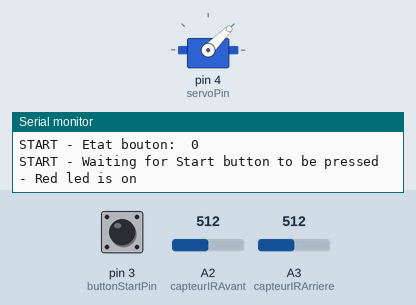
This sketch was run on a simulated Arduino Uno, built with avr-gcc and run on an emulated ATmega328P. Shown: servo, the last lines printed to the serial monitor. Inputs (shaded band) come from the test bench; at power-on: pin 3 (buttonStartPin) LOW, A3 (capteurIRArriere) = 512, A2 (capteurIRAvant) = 512.

Above: at 1.2 s.
1.3 s: pin 3 (buttonStartPin) pulled HIGH for 0.15 s
3.0 s: A3 (capteurIRArriere) set to 716
6.0 s: A2 (capteurIRAvant) set to 716
At 7.6 s:
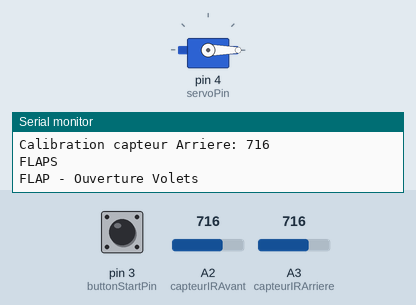
9.0 s: A3 (capteurIRArriere) set to 900
11.4 s: A2 (capteurIRAvant) set to 1023
Timing chart, 0 to 14.4 s (numbered marks = the images above; inputs shaded):
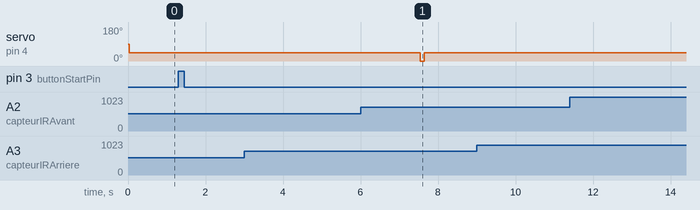

The sketch:

borobot2.ino
```cpp
// Variable Machine d'etat
#define DEBUG
//#define DEBUG_SEUIL
//#define SLOW

#define START 1
#define WAIT 2
#define FLAPS 3
#define BLINDATTACK 4
#define DETECTION 5
#define AVANCE 6
#define RECULE 7
#define TOURNE 8

int s_state, s_state_next, s_state_previous;

// Variable Gestion moteur
#define in1Pin 11  /* Moteur 1*/
#define in2Pin 12  /* Moteur 1*/
#define in3Pin 9  /* Moteur 2/Gauche*/
#define in4Pin 10 /* Moteur 2/Gauche*/

int moteur1[3] = {in1Pin, in2Pin},
    moteur2[3] = {in3Pin, in4Pin};


// Variable to calibrate IR capteur
#define capteurIRAvant A2
#define capteurIRArriere A3
int detection = 0; //1 capteur avant ; 2 capteur arriere ; 0 init calue
int status_detection; //flag de detection
// pointeur sur un entier pour acceder aux valeurs du tableau des valeurs de calibration
int *cal;


// LED
const int led1Pin = 7; //LED rouge
const int led2Pin = 8; //LED verte


// Bouton
const int buttonStartPin = 3;     // the number of the pushbutton pin à changer

// Attente
int attente =3000;

// Servo
// ne pas utiliser pin 9 et 10 pwm a cause du timer
// Import biblio gestion servo-moteur
#include <Servo.h>
//creation de l'objet servo
Servo servo;
const int servoPin=4; // VALEUR A VERIFIER


#define VOLETS_LOCKED 45
#define VOLETS_OPENED 0


void setup() {
  #ifdef DEBUG
    Serial.begin(9600 );
  #endif
  #ifdef DEBUG_SEUIL
    Serial.begin(9600 );
  #endif

  //Inititalise les LED a OFF
  #ifdef DEBUG
  	Serial.println("SETUP : On eteint les leds");
  #endif
  digitalWrite(led1Pin, 0);
  digitalWrite(led2Pin, 0);

  // Met la LED rouge a ON
  #ifdef DEBUG
  	Serial.println("SETUP : On allume la led ROUGE");
  #endif
  digitalWrite(led1Pin, 1);

  // Servo
  // Lien Pin / Servo
  servo.attach(servoPin);
  #ifdef DEBUG
  	Serial.println("SETUP : On bloque les volets");
  #endif
  servo.write(VOLETS_LOCKED);

  // On initialise la machine d'etat
  s_state=START;
}

void attenteAppuieBouton() {
    int buttonStartState=0;

    #ifdef DEBUG
      Serial.print("START - initialisation:  ");
      Serial.println(buttonStartState);
    #endif

    // detection pression bouton Start
    buttonStartState = digitalRead(buttonStartPin);
    //filtrée ici le rebond...
    #ifdef DEBUG
      Serial.print("START - Etat bouton:  ");
      Serial.println(buttonStartState);
    #endif


    if (buttonStartState == 1){
        #ifdef DEBUG
          Serial.println("START - Le bouton start a ete appuye - La Led verte s'allume - La rouge s'eteint");
        #endif
  	digitalWrite(led1Pin, 0);
  	digitalWrite(led2Pin, 1);
        s_state_next=WAIT;
    }
    else {
        #ifdef DEBUG
          Serial.println("START - Waiting for Start button to be pressed - Red led is on");
        #endif
  	digitalWrite(led1Pin, 1);
        s_state_next=START;
    }


}

int * lectureCapteur(){

    //tableau retournant les valeurs lues pour avant et arriere
    static int valeursLu[2];

    // Lecture capteur
    valeursLu[0] = analogRead(capteurIRAvant);
    valeursLu[1] = analogRead(capteurIRArriere);

    #ifdef DEBUG
      //Serial.print("Valeur Capteur Avant");
      //Serial.println("  Valeur Capteur Arriere");
      /*Serial.print("       ");
      Serial.print(valeursLu[0]);
      Serial.print("       ");
      Serial.println(valeursLu[1]);*/
    #endif

    return valeursLu;
}

int * valeurMoyCal() {

    int *valeurLu;
    static int valeurMoy[2];

    for(int z=0;z<10;z++){
      valeurLu=lectureCapteur();
      valeurMoy[0] += *(valeurLu);
      valeurMoy[1] += *(valeurLu + 1);
      delay(50);
      }
    valeurMoy[0] = valeurMoy[0] / 10;
    valeurMoy[1] = valeurMoy[1] / 10;

    return valeurMoy;
}

int detecter() {
    // On lit les valeurs sur les capteurs Avant et arriere
    //int seuil = 60; //Valeur a 40cm : 60
    int seuil[2];
    int maxarray=sizeof(seuil)/sizeof(*seuil); //pour avoir le nb elment ds le tableau
    for (int i=0;i<maxarray ;i++) {
      seuil[i]=cal[i];
    }
    // TODO To adjust contest's day
    //Seuil avant
    seuil[0]=110;
    //Seuil arriere
    seuil[1]=130;
    /*// Pointeur sur un entier pour acceder au valeur du tableau de valeurs lues
    int *valeurLu;
    valeurLu=lectureCapteur();*/
    int *valeurMoy;
    valeurMoy=valeurMoyCal();

    detection = 0;

    #ifdef DEBUG
      Serial.print("Seuil1: ");
      Serial.print(*(seuil));
      Serial.print("       ");
      Serial.println(*(seuil+1));
      Serial.print("valeurMoy: ");
      Serial.print(*(valeurMoy));
      Serial.print("       ");
      Serial.println(*(valeurMoy+1));
    #endif
    #ifdef DEBUG_SEUIL
      Serial.print("valeurMoy: ");
      Serial.print(*(valeurMoy));
      Serial.print("       ");
      Serial.println(*(valeurMoy+1));
    #endif
    // si la valeur(moyenne) capteur avant superieure au seuil avant et si la valeur(moyenne) capteur avant est supperieurie a la valeur du capteur arriere
    if (( *(valeurMoy) > *(seuil)) && (*(valeurMoy) > *(valeurMoy + 1))) {
        detection = 1;
    }
    // si la valeur(moyenne) capteur avant superieure au seuil avant et si la valeur(moyenne) capteur arriere est supperieure a la valeur du capteur avant
    else if (( *(valeurMoy + 1) > *(seuil+1)) && (*(valeurMoy + 1) > *(valeurMoy))) {
       detection = 2;
    }

    status_detection=1;
    return detection;
}

/*
void Robot50HzInterrupt() {
    //int valeurLue=5; //debug

    if (cpt==5){
      beDetect = detecter();
      int cpt=0;
    }
    cpt+=1;

    if(beDetect){
        digitalWrite(ledPin, HIGH);
    }
}
*/

int * calibrationIR(){
    // Pointeur sur un entier pour acceder au valeur du tableau de valeurs lues
    int *valeurLu;
    static int CalibrationIR[2];

    #ifdef DEBUG
      Serial.print("WAIT - Valeur Capteur Avant");
      Serial.println("  Valeur Capteur Arriere");
    #endif
    for(int z=0;z<10;z++){
      valeurLu=lectureCapteur();
      CalibrationIR[0] += *(valeurLu);
      CalibrationIR[1] += *(valeurLu + 1);
      delay(100);
      }
    CalibrationIR[0] = CalibrationIR[0] / 10;
    CalibrationIR[1] = CalibrationIR[1] / 10;
    CalibrationIR[0] = CalibrationIR[0] + 20;
    CalibrationIR[1] = CalibrationIR[1] + 30;

    #ifdef DEBUG
      Serial.print("WAIT - Calibration capteur Avant  : ");
      Serial.println(CalibrationIR[0]);
      Serial.print("Calibration capteur Arriere: ");
      Serial.println(CalibrationIR[1]);
    #endif

    return CalibrationIR;
}

int * calibrationMaxIR(){
    // Pointeur sur un entier pour acceder au valeur du tableau de valeurs lues
    int *valeurLu;
    static int CalibrationIR[2];

    #ifdef DEBUG
      Serial.print("WAIT - Valeur Capteur Avant");
      Serial.println("  Valeur Capteur Arriere");
    #endif
    for(int z=0;z<10;z++){
      valeurLu=lectureCapteur();
      if (*(valeurLu) > CalibrationIR[0]){
        CalibrationIR[0] = *(valeurLu);
      }
      if (*(valeurLu + 1) > CalibrationIR[1]){
        CalibrationIR[1] = *(valeurLu + 1);
      }
      delay(100);
    }

    #ifdef DEBUG
      Serial.print("WAIT - Calibration capteur Avant  : ");
      Serial.println(CalibrationIR[0]);
      Serial.print("Calibration capteur Arriere: ");
      Serial.println(CalibrationIR[1]);
    #endif

    return CalibrationIR;
}


void wait() {
    #ifdef DEBUG
      Serial.println("WAIT - J'attends... et je calibre mes capteurs");
    #endif
    int x=0;
    while (x<=3) {
      delay(1000);
      x+=1;
    }
    //cal=calibrationIR();
// INUTILE LES VOLETS SONT DEVANT LES CAPTEURS!!!!!!!
    cal=calibrationMaxIR();
    delay(1000);
}

int beDetect=0;
void Robot50HzInterrupt() {
/*    #ifdef DEBUG
      Serial.println("Interruptions");
    #endif
    beDetect = detecter();
    if(beDetect){
        digitalWrite(led1Pin, HIGH);
    }
*/

}

void ouvertureVolet() {
    #ifdef DEBUG
      Serial.println("FLAP - Ouverture Volets");
    #endif
    servo.write(VOLETS_OPENED);
    delay(100);
    servo.write(VOLETS_LOCKED);
}

// Gestion Moteur
void setMotor(int motorG, int motorD) {

  //speed = map(speed, 0, 100, 0, 255);

if (motorG > 127) {
      digitalWrite(moteur1[0], LOW);
      digitalWrite(moteur1[1], HIGH);
      }
else if  (motorG < 127) {
      digitalWrite(moteur1[0], HIGH);
      digitalWrite(moteur1[1], LOW);
      }
else {
      digitalWrite(moteur1[0], LOW);
      digitalWrite(moteur1[1], LOW);
      }

if (motorD > 127) {
      digitalWrite(moteur2[0], LOW);
      digitalWrite(moteur2[1], HIGH);
      }
else if  (motorD < 127) {
      digitalWrite(moteur2[0], HIGH);
      digitalWrite(moteur2[1], LOW);
      }
else {
      digitalWrite(moteur2[0], LOW);
      digitalWrite(moteur2[1], LOW);
      }
}

void tourneDroite() {
    #ifdef DEBUG
      Serial.println("TOURNE A DROITE ");
    #endif
    setMotor(0,255);
}

void avance() {
    #ifdef DEBUG
      Serial.println("AVANCE : on avance");
    #endif
    setMotor(126,126);
}


// A TESTER
void recule() {
    #ifdef DEBUG
      Serial.println("RECULE : on recule");
    #endif
    setMotor(0,0);
}


void detectionDojo() {
    //bord_circuit_analog_front = analogRead(capteurLF);// Black > 600 White < 180
    //bord_circuit_analog_rear = analogRead(capteurLR); // Black > 600 White < 180

    //int const white_limit=180;
    //if (bord_circuit_analog_front < white_limit || bord_circuit_analog_rear < white_limit) {
    //  dojo_limit=1;
    //}
}

void loop() {
  switch (s_state){
  #ifdef DEBUG
    Serial.println("");
    Serial.print("State:");
    Serial.println(s_state);
    Serial.print("Next State:");
    Serial.println(s_state_next);
  #endif

    case START:
      #ifdef DEBUG
        Serial.println("DEPART");
      #endif

      attenteAppuieBouton();
      //s_state_next is set in the function
      break;

    case WAIT:
      #ifdef SLOW
        delay(attente);
      #endif
      #ifdef DEBUG
        Serial.println("WAIT");
      #endif
      wait();
      s_state_next=FLAPS;
      break;

    case FLAPS:
      #ifdef SLOW
        delay(attente);
      #endif
       #ifdef DEBUG
        Serial.println("FLAPS");
      #endif
      ouvertureVolet();
      s_state_next=BLINDATTACK;
      break;

    case BLINDATTACK:
      #ifdef SLOW
        delay(attente);
      #endif
       #ifdef DEBUG
        Serial.println("BEGIN - BLINDATTACK");
       #endif
      tourneDroite();
      avance();  // pendant 300ms a coder
       #ifdef DEBUG
        Serial.println("END - BLINDATTACK");
       #endif
	// On eteint la LED verte
      digitalWrite(led1Pin, 0);
      s_state_next=DETECTION;
      break;

    case DETECTION:
      #ifdef SLOW
        delay(attente);
      #endif
      #ifdef DEBUG
        Serial.println("DETECTION");
      #endif

      int detect;

      detect=detecter(); // lecture catpteur + tourne sur place droite ou gauche en fonction du catpeur qui detect
      #ifdef DEBUG
        Serial.print("DETECTION - Valeur de detect:");
        Serial.println(detect);
      #endif
      if (detect == 1 ) {
	// On detect devant , on eteint la led rouge on alume la verte
        digitalWrite(led1Pin, 0);
        digitalWrite(led2Pin, 1);
        s_state_next=AVANCE;
      }
      else if (detect == 2) {
	// On detect derriere , on eteint la led verte on alume la rouge
        digitalWrite(led1Pin, 1);
        digitalWrite(led2Pin, 0);
        s_state_next=RECULE;
        //s_state_next=TOURNE;
      }
      else {
	// On detect rien , on eteint toutes les led
        digitalWrite(led1Pin, 0);
        digitalWrite(led2Pin, 0);
        s_state_next=TOURNE;
      }
      break;

     case AVANCE:
      #ifdef SLOW
        delay(attente);
      #endif
      //#ifdef DEBUG
      //  Serial.println("AVANCE");
      //#endif
      avance(); // lecture capteur + moteur
      s_state_next=DETECTION;
      break;

     case RECULE:
      #ifdef SLOW
        delay(attente);
      #endif
      //#ifdef DEBUG
      //  Serial.println("RECULE");
      //#endif
      recule(); // lecture capteur + moteur
      s_state_next=DETECTION;
      break;

     case TOURNE:
      #ifdef SLOW
        delay(attente);
      #endif
      #ifdef DEBUG
        Serial.println("TOURNE");
      #endif
      tourneDroite();
      s_state_next=DETECTION;
      break;
  }
 s_state = s_state_next;
}

/*

Appuie boutton
Attends 5s
volet ouvert
attaque aveugle (tourne 90 avance 300ms)
  => detection on avance
  => pas detection on tourne
on tourne jusqua detection max 180° (capteur avant capteur arriere)
tant que detection
=> on avance
Plus detection on tourne

*/
```
